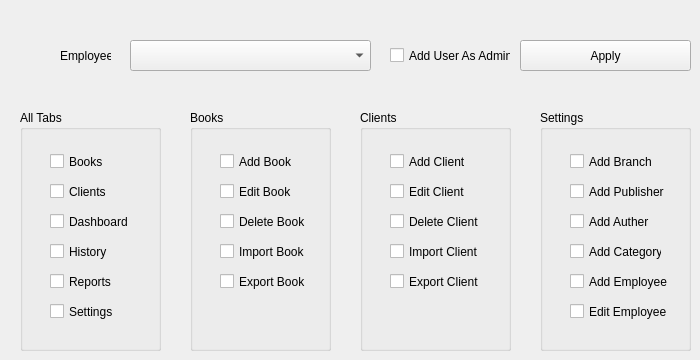
      <widget class="QWidget" name="tab_18">
       <property name="font">
        <font>
         <family>Segoe UI</family>
        </font>
       </property>
       <attribute name="title">
        <string>Add User Permissions</string>
       </attribute>
       <widget class="QComboBox" name="comboBox_35">
        <property name="geometry">
         <rect>
          <x>130</x>
          <y>40</y>
          <width>241</width>
          <height>31</height>
         </rect>
        </property>
        <property name="font">
         <font>
          <family>Segoe UI</family>
         </font>
        </property>
       </widget>
       <widget class="QLabel" name="label_84">
        <property name="geometry">
         <rect>
          <x>60</x>
          <y>40</y>
          <width>51</width>
          <height>31</height>
         </rect>
        </property>
        <property name="font">
         <font>
          <family>Segoe UI</family>
         </font>
        </property>
        <property name="text">
         <string>Employee</string>
        </property>
       </widget>
       <widget class="QPushButton" name="pushButton_48">
        <property name="geometry">
         <rect>
          <x>520</x>
          <y>40</y>
          <width>171</width>
          <height>31</height>
         </rect>
        </property>
        <property name="font">
         <font>
          <family>Segoe UI</family>
         </font>
        </property>
        <property name="text">
         <string>Apply</string>
        </property>
       </widget>
       <widget class="QGroupBox" name="groupBox_8">
        <property name="geometry">
         <rect>
          <x>20</x>
          <y>110</y>
          <width>141</width>
          <height>241</height>
         </rect>
        </property>
        <property name="title">
         <string>All Tabs</string>
        </property>
        <widget class="QCheckBox" name="checkBox_11">
         <property name="geometry">
          <rect>
           <x>30</x>
           <y>190</y>
           <width>111</width>
           <height>23</height>
          </rect>
         </property>
         <property name="font">
          <font>
           <family>Segoe UI</family>
          </font>
         </property>
         <property name="text">
          <string>Settings</string>
         </property>
        </widget>
        <widget class="QCheckBox" name="checkBox_8">
         <property name="geometry">
          <rect>
           <x>30</x>
           <y>100</y>
           <width>111</width>
           <height>23</height>
          </rect>
         </property>
         <property name="font">
          <font>
           <family>Segoe UI</family>
          </font>
         </property>
         <property name="text">
          <string>Dashboard</string>
         </property>
        </widget>
        <widget class="QCheckBox" name="checkBox_9">
         <property name="geometry">
          <rect>
           <x>30</x>
           <y>130</y>
           <width>92</width>
           <height>23</height>
          </rect>
         </property>
         <property name="font">
          <font>
           <family>Segoe UI</family>
          </font>
         </property>
         <property name="text">
          <string>History</string>
         </property>
        </widget>
        <widget class="QCheckBox" name="checkBox_7">
         <property name="geometry">
          <rect>
           <x>30</x>
           <y>40</y>
           <width>92</width>
           <height>23</height>
          </rect>
         </property>
         <property name="font">
          <font>
           <family>Segoe UI</family>
          </font>
         </property>
         <property name="text">
          <string>Books</string>
         </property>
        </widget>
        <widget class="QCheckBox" name="checkBox_12">
         <property name="geometry">
          <rect>
           <x>30</x>
           <y>70</y>
           <width>92</width>
           <height>23</height>
          </rect>
         </property>
         <property name="font">
          <font>
           <family>Segoe UI</family>
          </font>
         </property>
         <property name="text">
          <string>Clients</string>
         </property>
        </widget>
        <widget class="QCheckBox" name="checkBox_10">
         <property name="geometry">
          <rect>
           <x>30</x>
           <y>160</y>
           <width>92</width>
           <height>23</height>
          </rect>
         </property>
         <property name="font">
          <font>
           <family>Segoe UI</family>
          </font>
         </property>
         <property name="text">
          <string>Reports</string>
         </property>
        </widget>
       </widget>
       <widget class="QGroupBox" name="groupBox_11">
        <property name="geometry">
         <rect>
          <x>190</x>
          <y>110</y>
          <width>141</width>
          <height>241</height>
         </rect>
        </property>
        <property name="title">
         <string>Books</string>
        </property>
        <widget class="QCheckBox" name="checkBox_3">
         <property name="geometry">
          <rect>
           <x>30</x>
           <y>100</y>
           <width>111</width>
           <height>23</height>
          </rect>
         </property>
         <property name="font">
          <font>
           <family>Segoe UI</family>
          </font>
         </property>
         <property name="text">
          <string>Delete Book</string>
         </property>
        </widget>
        <widget class="QCheckBox" name="checkBox">
         <property name="geometry">
          <rect>
           <x>30</x>
           <y>40</y>
           <width>92</width>
           <height>23</height>
          </rect>
         </property>
         <property name="font">
          <font>
           <family>Segoe UI</family>
          </font>
         </property>
         <property name="text">
          <string>Add Book</string>
         </property>
        </widget>
        <widget class="QCheckBox" name="checkBox_2">
         <property name="geometry">
          <rect>
           <x>30</x>
           <y>70</y>
           <width>92</width>
           <height>23</height>
          </rect>
         </property>
         <property name="font">
          <font>
           <family>Segoe UI</family>
          </font>
         </property>
         <property name="text">
          <string>Edit Book</string>
         </property>
        </widget>
        <widget class="QCheckBox" name="checkBox_24">
         <property name="geometry">
          <rect>
           <x>30</x>
           <y>160</y>
           <width>92</width>
           <height>23</height>
          </rect>
         </property>
         <property name="font">
          <font>
           <family>Segoe UI</family>
          </font>
         </property>
         <property name="text">
          <string>Export Book</string>
         </property>
        </widget>
        <widget class="QCheckBox" name="checkBox_25">
         <property name="geometry">
          <rect>
           <x>30</x>
           <y>130</y>
           <width>92</width>
           <height>23</height>
          </rect>
         </property>
         <property name="font">
          <font>
           <family>Segoe UI</family>
          </font>
         </property>
         <property name="text">
          <string>Import Book</string>
         </property>
        </widget>
       </widget>
       <widget class="QGroupBox" name="groupBox_12">
        <property name="geometry">
         <rect>
          <x>360</x>
          <y>110</y>
          <width>151</width>
          <height>241</height>
         </rect>
        </property>
        <property name="title">
         <string>Clients</string>
        </property>
        <widget class="QCheckBox" name="checkBox_6">
         <property name="geometry">
          <rect>
           <x>30</x>
           <y>100</y>
           <width>111</width>
           <height>23</height>
          </rect>
         </property>
         <property name="font">
          <font>
           <family>Segoe UI</family>
          </font>
         </property>
         <property name="text">
          <string>Delete Client</string>
         </property>
        </widget>
        <widget class="QCheckBox" name="checkBox_4">
         <property name="geometry">
          <rect>
           <x>30</x>
           <y>40</y>
           <width>92</width>
           <height>23</height>
          </rect>
         </property>
         <property name="font">
          <font>
           <family>Segoe UI</family>
          </font>
         </property>
         <property name="text">
          <string>Add Client</string>
         </property>
        </widget>
        <widget class="QCheckBox" name="checkBox_5">
         <property name="geometry">
          <rect>
           <x>30</x>
           <y>70</y>
           <width>92</width>
           <height>23</height>
          </rect>
         </property>
         <property name="font">
          <font>
           <family>Segoe UI</family>
          </font>
         </property>
         <property name="text">
          <string>Edit Client</string>
         </property>
        </widget>
        <widget class="QCheckBox" name="checkBox_26">
         <property name="geometry">
          <rect>
           <x>30</x>
           <y>130</y>
           <width>92</width>
           <height>23</height>
          </rect>
         </property>
         <property name="font">
          <font>
           <family>Segoe UI</family>
          </font>
         </property>
         <property name="text">
          <string>Import Client</string>
         </property>
        </widget>
        <widget class="QCheckBox" name="checkBox_27">
         <property name="geometry">
          <rect>
           <x>30</x>
           <y>160</y>
           <width>92</width>
           <height>23</height>
          </rect>
         </property>
         <property name="font">
          <font>
           <family>Segoe UI</family>
          </font>
         </property>
         <property name="text">
          <string>Export Client</string>
         </property>
        </widget>
       </widget>
       <widget class="QGroupBox" name="groupBox_13">
        <property name="geometry">
         <rect>
          <x>540</x>
          <y>110</y>
          <width>151</width>
          <height>241</height>
         </rect>
        </property>
        <property name="title">
         <string>Settings</string>
        </property>
        <widget class="QCheckBox" name="checkBox_16">
         <property name="geometry">
          <rect>
           <x>30</x>
           <y>100</y>
           <width>111</width>
           <height>23</height>
          </rect>
         </property>
         <property name="font">
          <font>
           <family>Segoe UI</family>
          </font>
         </property>
         <property name="text">
          <string>Add Auther</string>
         </property>
        </widget>
        <widget class="QCheckBox" name="checkBox_17">
         <property name="geometry">
          <rect>
           <x>30</x>
           <y>40</y>
           <width>92</width>
           <height>23</height>
          </rect>
         </property>
         <property name="font">
          <font>
           <family>Segoe UI</family>
          </font>
         </property>
         <property name="text">
          <string>Add Branch</string>
         </property>
        </widget>
        <widget class="QCheckBox" name="checkBox_18">
         <property name="geometry">
          <rect>
           <x>30</x>
           <y>70</y>
           <width>101</width>
           <height>23</height>
          </rect>
         </property>
         <property name="font">
          <font>
           <family>Segoe UI</family>
          </font>
         </property>
         <property name="text">
          <string>Add Publisher</string>
         </property>
        </widget>
        <widget class="QCheckBox" name="checkBox_20">
         <property name="geometry">
          <rect>
           <x>30</x>
           <y>190</y>
           <width>111</width>
           <height>23</height>
          </rect>
         </property>
         <property name="font">
          <font>
           <family>Segoe UI</family>
          </font>
         </property>
         <property name="text">
          <string>Edit Employee</string>
         </property>
        </widget>
        <widget class="QCheckBox" name="checkBox_21">
         <property name="geometry">
          <rect>
           <x>30</x>
           <y>130</y>
           <width>92</width>
           <height>23</height>
          </rect>
         </property>
         <property name="font">
          <font>
           <family>Segoe UI</family>
          </font>
         </property>
         <property name="text">
          <string>Add Category</string>
         </property>
        </widget>
        <widget class="QCheckBox" name="checkBox_22">
         <property name="geometry">
          <rect>
           <x>30</x>
           <y>160</y>
           <width>101</width>
           <height>23</height>
          </rect>
         </property>
         <property name="font">
          <font>
           <family>Segoe UI</family>
          </font>
         </property>
         <property name="text">
          <string>Add Employee</string>
         </property>
        </widget>
       </widget>
       <widget class="QCheckBox" name="checkBox_19">
        <property name="geometry">
         <rect>
          <x>390</x>
          <y>40</y>
          <width>121</width>
          <height>31</height>
         </rect>
        </property>
        <property name="font">
         <font>
          <family>Segoe UI</family>
         </font>
        </property>
        <property name="text">
         <string>Add User As Admin</string>
        </property>
       </widget>
      </widget>
